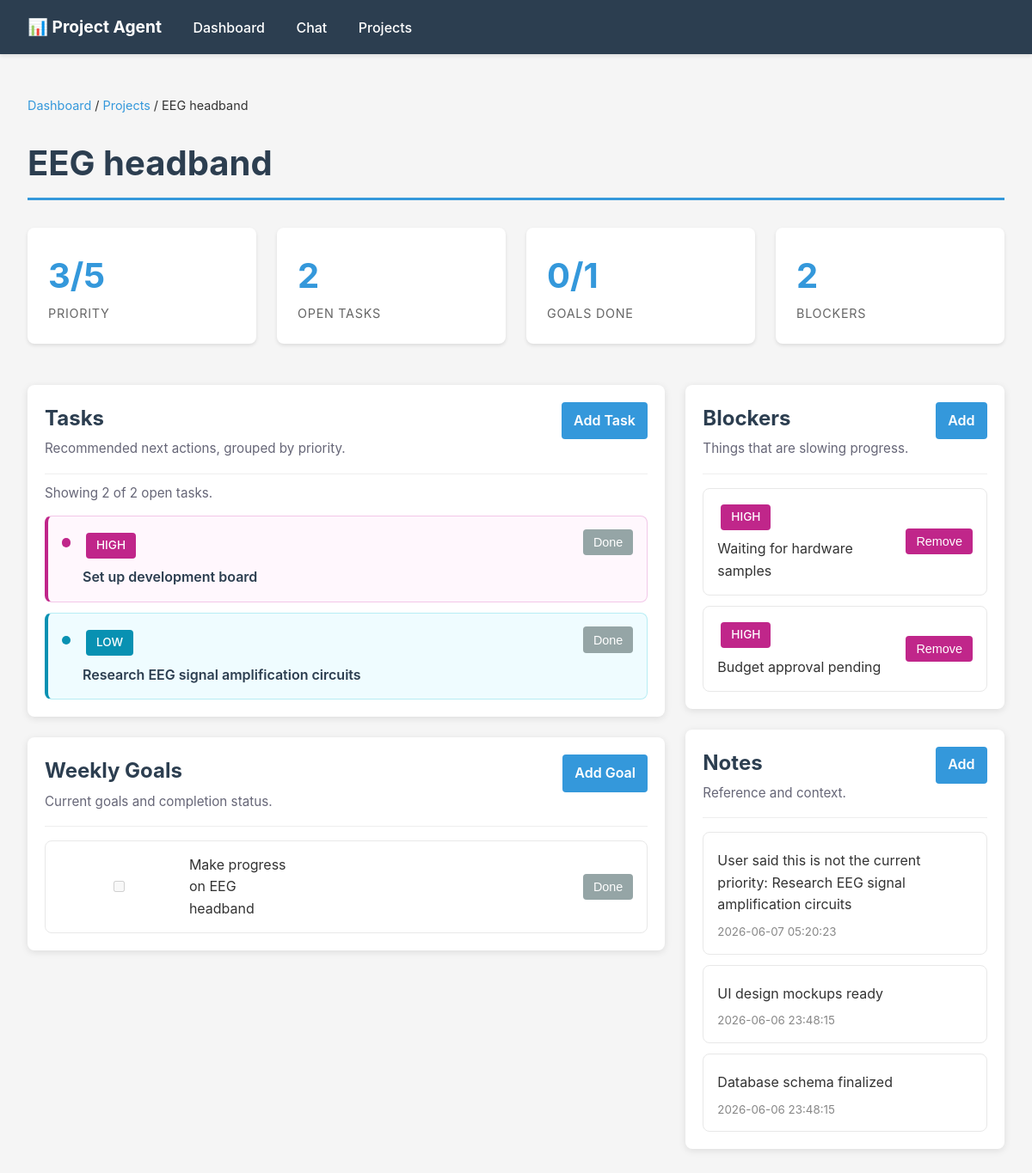
/projects/1, run on the app's committed database.
### tables this page shows
CREATE TABLE projects (
                id INTEGER PRIMARY KEY AUTOINCREMENT,
                name TEXT UNIQUE NOT NULL,
                status TEXT DEFAULT 'active',
                created_at TEXT DEFAULT CURRENT_TIMESTAMP,
                updated_at TEXT DEFAULT CURRENT_TIMESTAMP
            , description TEXT DEFAULT '', priority_score INTEGER DEFAULT 3, focus_reason TEXT DEFAULT '');

CREATE TABLE recommended_actions (
                id INTEGER PRIMARY KEY AUTOINCREMENT,
                project_id INTEGER NOT NULL,
                action TEXT NOT NULL,
                priority TEXT DEFAULT 'medium',
                created_at TEXT DEFAULT CURRENT_TIMESTAMP, sort_order INTEGER DEFAULT 100, status TEXT DEFAULT 'open', completed_at TEXT DEFAULT '',
                FOREIGN KEY (project_id) REFERENCES projects(id) ON DELETE CASCADE
            );

CREATE TABLE weekly_goals (
                id INTEGER PRIMARY KEY AUTOINCREMENT,
                project_id INTEGER NOT NULL,
                goal TEXT NOT NULL,
                completed BOOLEAN DEFAULT 0,
                week_start TEXT NOT NULL,
                created_at TEXT DEFAULT CURRENT_TIMESTAMP,
                FOREIGN KEY (project_id) REFERENCES projects(id) ON DELETE CASCADE
            );

CREATE TABLE blockers (
                id INTEGER PRIMARY KEY AUTOINCREMENT,
                project_id INTEGER NOT NULL,
                description TEXT NOT NULL,
                severity TEXT DEFAULT 'medium',
                created_at TEXT DEFAULT CURRENT_TIMESTAMP,
                FOREIGN KEY (project_id) REFERENCES projects(id) ON DELETE CASCADE
            );

CREATE TABLE notes (
                id INTEGER PRIMARY KEY AUTOINCREMENT,
                project_id INTEGER NOT NULL,
                content TEXT NOT NULL,
                created_at TEXT DEFAULT CURRENT_TIMESTAMP,
                FOREIGN KEY (project_id) REFERENCES projects(id) ON DELETE CASCADE
            );

### api.py (the view)
@app.get("/projects/{project_id}")
def project_detail(request: Request, project_id: int):
    project = dict_from_row(db.get_project_by_id(project_id))
    if not project:
        raise HTTPException(status_code=404, detail="Project not found")
    context = {
        "request": request,
        "project": project,
        "notes": dicts_from_rows(db.get_notes(project_id)),
        "actions": dicts_from_rows(db.get_recommended_actions(project_id)),
        "blockers": dicts_from_rows(db.get_blockers(project_id)),
        "goals": dicts_from_rows(db.get_weekly_goals(project_id)),
    }
    template = jinja_env.get_template("project_detail.html")
    html = template.render(context)
    return HTMLResponse(html)

### templates/project_detail.html (shortened to what this page needs)
{% extends "base.html" %}
{% block content %}
<div class="breadcrumb">
    <a href="/">Dashboard</a> / <a href="/projects">Projects</a> / {{ project.name }}
</div>
<h1>{{ project.name }}</h1>
<div class="dashboard-grid compact-metrics">
    <div class="metric">
        <div class="metric-value">{{ project.priority_score }}/5</div>
        <div class="metric-label">Priority</div>
    </div>
    <div class="metric">
        <div class="metric-value">{{ actions|selectattr('status', 'equalto', 'open')|list|length }}</div>
        <div class="metric-label">Open Tasks</div>
    </div>
    <div class="metric">
        <div class="metric-value">{{ goals|selectattr('completed')|list|length }}/{{ goals|length }}</div>
        <div class="metric-label">Goals Done</div>
    </div>
    <div class="metric">
        <div class="metric-value">{{ blockers|length }}</div>
        <div class="metric-label">Blockers</div>
    </div>
</div>
<div class="project-detail-layout">
    <main>
        <section class="detail-section">
            <div class="section-header">
                <div>
                    <h2>Tasks</h2>
                    <p class="section-subtitle">Recommended next actions, grouped by priority.</p>
                </div>
                <details class="inline-create">
                    <summary>Add Task</summary>
                </details>
            </div>
            {% set open_actions = actions|selectattr('status', 'equalto', 'open')|list %}
            {% set completed_actions = actions|selectattr('status', 'equalto', 'done')|list %}
            {% set visible_open_actions = open_actions[:4] %}
            {% set hidden_open_actions = open_actions[4:] %}
            {% if open_actions %}
                <p class="section-subtitle task-count-note">
                    Showing {{ visible_open_actions|length }} of {{ open_actions|length }} open tasks.
                </p>
                <div class="task-list">
                    {% for action in visible_open_actions %}
                        <article class="task-item priority-{{ action.priority }}">
                            <span class="priority-dot" aria-hidden="true"></span>
                            <div class="task-copy">
                                <span class="badge badge-{{ action.priority }}">{{ action.priority|upper }}</span>
                                <p><a href="/projects/{{ project.id }}/actions/{{ action.id }}">{{ action.action }}</a></p>
                            </div>
                            <form method="post" action="/projects/{{ project.id }}/actions/{{ action.id }}/complete" class="inline-form">
                                <button type="submit" class="secondary compact">Done</button>
                            </form>
                        </article>
                    {% endfor %}
                </div>
            {% else %}
                <div class="empty-state">
                    <p>No tasks yet.</p>
                </div>
            {% endif %}
        </section>
        <section class="detail-section">
            <div class="section-header">
                <div>
                    <h2>Weekly Goals</h2>
                    <p class="section-subtitle">Current goals and completion status.</p>
                </div>
                <details class="inline-create">
                    <summary>Add Goal</summary>
                </details>
            </div>
            {% if goals %}
                <div class="task-list">
                    {% for goal in goals %}
                        <article class="goal-row {% if goal.completed %}completed{% endif %}">
                            <div class="goal-copy">
                                <input type="checkbox" {% if goal.completed %}checked{% endif %} disabled>
                                <span>{{ goal.goal }}</span>
                            </div>
                            {% if not goal.completed %}
                                <form method="post" action="/projects/{{ project.id }}/goals/{{ goal.id }}/complete" class="inline-form">
                                    <button type="submit" class="secondary compact">Done</button>
                                </form>
                            {% endif %}
                        </article>
                    {% endfor %}
                </div>
            {% else %}
                <div class="empty-state">
                    <p>No weekly goals yet.</p>
                </div>
            {% endif %}
        </section>
    </main>
    <aside>
        <section class="detail-section">
            <div class="section-header">
                <div>
                    <h2>Blockers</h2>
                    <p class="section-subtitle">Things that are slowing progress.</p>
                </div>
                <details class="inline-create">
                    <summary>Add</summary>
                </details>
            </div>
            {% if blockers %}
                {% for blocker in blockers %}
                    <article class="side-item blocker-{{ blocker.severity }}">
                        <div>
                            <span class="badge badge-{{ blocker.severity }}">{{ blocker.severity|upper }}</span>
                            <p>{{ blocker.description }}</p>
                        </div>
                        <form method="post" action="/projects/{{ project.id }}/blockers/{{ blocker.id }}/delete" class="inline-form">
                            <button type="submit" class="danger compact">Remove</button>
                        </form>
                    </article>
                {% endfor %}
            {% else %}
                <div class="empty-state">
                    <p>No blockers.</p>
                </div>
            {% endif %}
        </section>
        <section class="detail-section">
            <div class="section-header">
                <div>
                    <h2>Notes</h2>
                    <p class="section-subtitle">Reference and context.</p>
                </div>
                <details class="inline-create">
                    <summary>Add</summary>
                </details>
            </div>
            {% if notes %}
                {% for note in notes %}
                    <article class="note-item">
                        <p>{{ note.content }}</p>
                        <small>{{ note.created_at }}</small>
                    </article>
                {% endfor %}
            {% else %}
                <div class="empty-state">
                    <p>No notes yet.</p>
                </div>
            {% endif %}
        </section>
    </aside>
</div>
{% endblock %}

### templates/base.html (style rules this page uses)
* { margin: 0; padding: 0; box-sizing: border-box; }
body { font-family: -apple-system, BlinkMacSystemFont, 'Segoe UI', 'Roboto', 'Oxygen', 'Ubuntu', 'Cantarell', sans-serif; background: #f5f5f5; color: #333; line-height: 1.6; }
h1, h2, h3 { margin: 1.5rem 0 1rem; color: #2c3e50; }
h1 { font-size: 2.5rem; border-bottom: 3px solid #3498db; padding-bottom: 0.5rem; }
h2 { font-size: 1.5rem; margin-top: 2rem; }
.dashboard-grid { display: grid; grid-template-columns: repeat(auto-fit, minmax(250px, 1fr)); gap: 1.5rem; margin: 2rem 0; }
.metric { background: white; padding: 1.5rem; border-radius: 8px; box-shadow: 0 2px 4px rgba(0,0,0,0.1); margin-bottom: 1rem; }
.metric-value { font-size: 2.5rem; font-weight: bold; color: #3498db; }
.metric-label { color: #666; font-size: 0.9rem; text-transform: uppercase; letter-spacing: 0.05em; }
.blocker-high { border-left-color: #c0268a; background: #fff7fd; }
form { background: white; padding: 1.5rem; border-radius: 8px; margin: 1.5rem 0; box-shadow: 0 2px 8px rgba(0,0,0,0.1); }
input, textarea, select { width: 100%; padding: 0.75rem; border: 1px solid #ddd; border-radius: 4px; font-family: inherit; font-size: 1rem; }
button { background: #3498db; color: white; padding: 0.75rem 1.5rem; border: none; border-radius: 4px; cursor: pointer; font-weight: 500; transition: background 0.2s; }
button.secondary { background: #95a5a6; }
button.danger { background: #c0268a; }
.breadcrumb { margin: 1rem 0; font-size: 0.9rem; }
.breadcrumb a { color: #3498db; text-decoration: none; }
.badge { display: inline-block; padding: 0.25rem 0.75rem; border-radius: 4px; font-size: 0.85rem; font-weight: 500; margin: 0.25rem; }
.badge-high { background: #c0268a; color: white; }
.badge-low { background: #27ae60; color: white; }
.compact-metrics { grid-template-columns: repeat(auto-fit, minmax(160px, 1fr)); }
.project-detail-layout { display: grid; grid-template-columns: minmax(0, 2fr) minmax(280px, 1fr); gap: 1.5rem; align-items: start; }
.detail-section { background: white; border-radius: 8px; padding: 1.25rem; margin-bottom: 1.5rem; box-shadow: 0 2px 8px rgba(0,0,0,0.1); }
.section-header { display: flex; justify-content: space-between; gap: 1rem; align-items: start; border-bottom: 1px solid #eee; padding-bottom: 1rem; margin-bottom: 1rem; }
.section-header h2 { margin: 0; }
.section-subtitle { color: #667; margin-top: 0.25rem; font-size: 0.95rem; }
.inline-create { position: relative; flex: 0 0 auto; }
.inline-create summary { background: #3498db; color: white; padding: 0.55rem 0.9rem; border-radius: 4px; cursor: pointer; font-weight: 600; list-style: none; }
.task-list { display: grid; gap: 0.75rem; }
.task-item { display: grid; grid-template-columns: 0.65rem minmax(0, 1fr) auto; gap: 0.85rem; align-items: start; padding: 0.95rem 1rem; border: 1px solid #e8e8e8; border-radius: 8px; background: #fff; }
.task-item.priority-high { border-color: #f2c7e8; border-left: 4px solid #c0268a; background: #fff7fd; }
.task-item.priority-low { border-color: #b7edf4; border-left: 4px solid #0891b2; background: #effcff; }
.task-item .badge-high { background: #c0268a; }
.task-item .badge-low { background: #0891b2; }
.priority-dot { width: 0.65rem; height: 0.65rem; border-radius: 50%; margin-top: 0.65rem; background: #0891b2; }
.priority-high .priority-dot { background: #c0268a; }
.task-copy p, .side-item p, .note-item p { margin: 0.35rem 0 0; }
.task-copy a { color: #2c3e50; text-decoration: none; font-weight: 600; }
.goal-row, .side-item, .note-item { background: #fff; border: 1px solid #e8e8e8; border-radius: 8px; padding: 0.9rem 1rem; }
.goal-row, .side-item { display: flex; justify-content: space-between; gap: 1rem; align-items: center; }
.goal-copy { display: flex; gap: 0.75rem; align-items: center; min-width: 0; }
.note-item + .note-item, .side-item + .side-item { margin-top: 0.75rem; }
.note-item small { display: block; color: #888; margin-top: 0.5rem; }
.task-count-note { margin: -0.35rem 0 0.85rem; }
.inline-form { background: none; box-shadow: none; padding: 0; margin: 0; }
button.compact { padding: 0.45rem 0.75rem; font-size: 0.9rem; }

### data on the page
projects: name "EEG headband", priority_score "3"
recommended_actions: priority "HIGH", action "Set up development board"
recommended_actions: priority "LOW", action "Research EEG signal amplification circuits"
weekly_goals: goal "Make progress on EEG headband"
blockers: severity "HIGH", description "Waiting for hardware samples"
blockers: severity "HIGH", description "Budget approval pending"
notes: content "User said this is not the current priority: Research EEG signal amplification circuits", created_at "2026-06-07 05:20:23"
notes: content "UI design mockups ready", created_at "2026-06-06 23:48:15"
notes: content "Database schema finalized", created_at "2026-06-06 23:48:15"

### other printed values
{{ actions|selectattr('status', 'equalto', 'open')|list|length }} "2"
{{ goals|selectattr('completed')|list|length }} "0"
{{ goals|length }} "1"
{{ blockers|length }} "2"
{{ visible_open_actions|length }} "2"
{{ open_actions|length }} "2"
